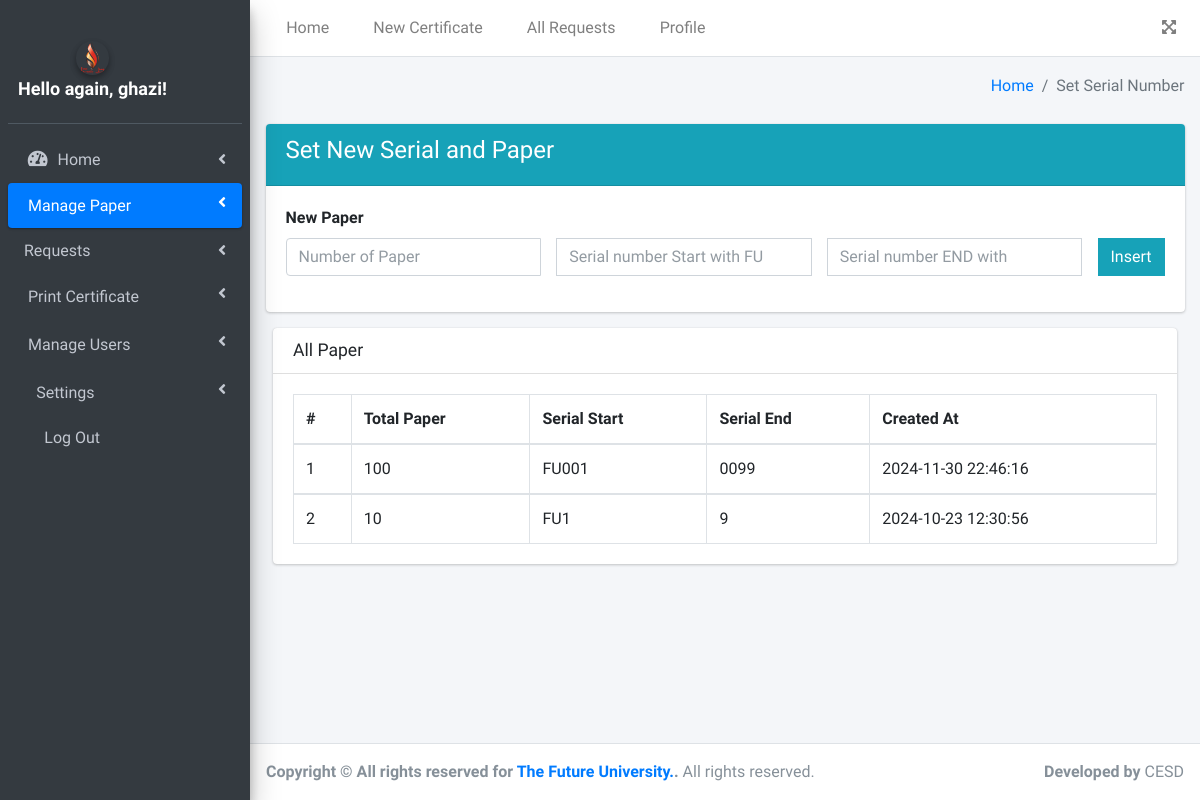
Page /set_serial_number.php (signed in) on the committed database.
### tables this page shows
CREATE TABLE `papers` (
  `paper_id` int(10) UNSIGNED NOT NULL,
  `paper_number` int(11) NOT NULL,
  `serial_number_start` varchar(255) NOT NULL,
  `serial_number_end` varchar(11) NOT NULL,
  `dell_paper` int(11) NOT NULL DEFAULT 0,
  `created_by` int(11) NOT NULL,
  `created_at` timestamp NOT NULL DEFAULT current_timestamp(),
  `updated_at` timestamp NOT NULL DEFAULT current_timestamp() ON UPDATE current_timestamp()
);

### include/functions.php (called while the page is built, shortened)
<?php
$conn = mysqli_connect("localhost", "root", "", "cis");
mysqli_set_charset($conn, 'UTF8');
mysqli_query($conn, "SET NAMES 'utf8'");
mysqli_query($conn, 'SET CHARACTER SET utf8');
function Get_paper()
{
    global $conn;
    $sqli = "SELECT * FROM `papers` WHERE `dell_paper` = 0 ORDER BY `paper_number` DESC";
    if ($query = mysqli_query($conn, $sqli)) {
        return $query;
    } else {
        echo $sqli;
        die();
    }
}
        ?>

### set_serial_number.php (the view, shortened to what this page needs)
<?php
include("include/header.php");
$get_paper = Get_paper();
?>
<div class="content-wrapper">
    <div class="content-header">
        <div class="container-fluid">
            <div class="row mb-2">
                <div class="col-sm-6">
                </div>
                <div class="col-sm-6">
                    <ol class="breadcrumb float-sm-right">
                        <li class="breadcrumb-item"><a href="home.php">Home</a></li>
                        <li class="breadcrumb-item active">Set Serial Number</li>
                    </ol>
                </div>
            </div>
        </div>
    </div>
    <section class="content">
        <div class="container-fluid">
            <div class="row">
                <div class="col-12">
                    <form action="set_serial_number.php" method="POST">
                        <div class="card card-info">
                            <div class="card-header">
                                <h4>Set New Serial and Paper</h4>
                            </div>
                            <div class="card-body">
                                <label for="">New Paper</label>
                                <div class="input-group input-group mb-3">
                                    <input type="number" name="paper_number" class="form-control form-contro"
                                        placeholder="Number of Paper" required>&ensp;&ensp;
                                    <input type="number" name="serial_number_start" class="form-control form-control"
                                        placeholder="Serial number Start with FU" required> &ensp;&ensp;
                                    <input type="number" name="serial_number_end" class="form-control form-control"
                                        placeholder="Serial number END with" required>&ensp;&ensp;
                                    <span class="input-group-append">
                                        <button type="submit" name="insert"
                                            class="btn btn-info btn-flat">Insert</button>
                                    </span>
                                </div>
                            </div>
                        </div>
                    </form>
                    <section class="content">
                        <div class="container-fluid">
                            <div class="row">
                                <div class="col-12">
                                    <div class="card">
                                        <div class="card-header">
                                            <h3 class="card-title">All Paper</h3>
                                        </div>
                                        <div class="card-body">
                                            <table id="example2" class="table table-bordered table-hover">
                                                <thead>
                                                    <tr>
                                                        <th>#</th>
                                                        <th>Total Paper</th>
                                                        <th>Serial Start</th>
                                                        <th>Serial End</th>
                                                        <th>Created At</th>
                                                    </tr>
                                                </thead>
                                                <tbody>
                                                    <tr>
                                                        <?php
                                                        $i = 1;
                                                        while ($row = mysqli_fetch_array($get_paper)) { ?>
                                                            <td><?php echo $i++; ?></td>
                                                            <td><?php echo $row['paper_number']; ?></td>
                                                            <td><?php echo $row['serial_number_start']; ?></td>
                                                            <td><?php echo $row['serial_number_end']; ?></td>
                                                            <td><?php echo $row['created_at']; ?></td>
                                                        </tr>
                                                    </tbody>
                                                <?php } ?>
                                            </table>
                                        </div>
                                    </div>
                                </div>
                            </div>
                        </div>
                </div>
    </section>
</div>
</div>
<?php
include("include/footer.php");
?>

### rows in the picture
papers: paper_number "100", serial_number_start "FU001", serial_number_end "0099", created_at "2024-11-30 22:46:16"
papers: paper_number "10", serial_number_start "FU1", serial_number_end "9", created_at "2024-10-23 12:30:56"

### other values in the picture
$_SESSION['username'] "ghazi"
